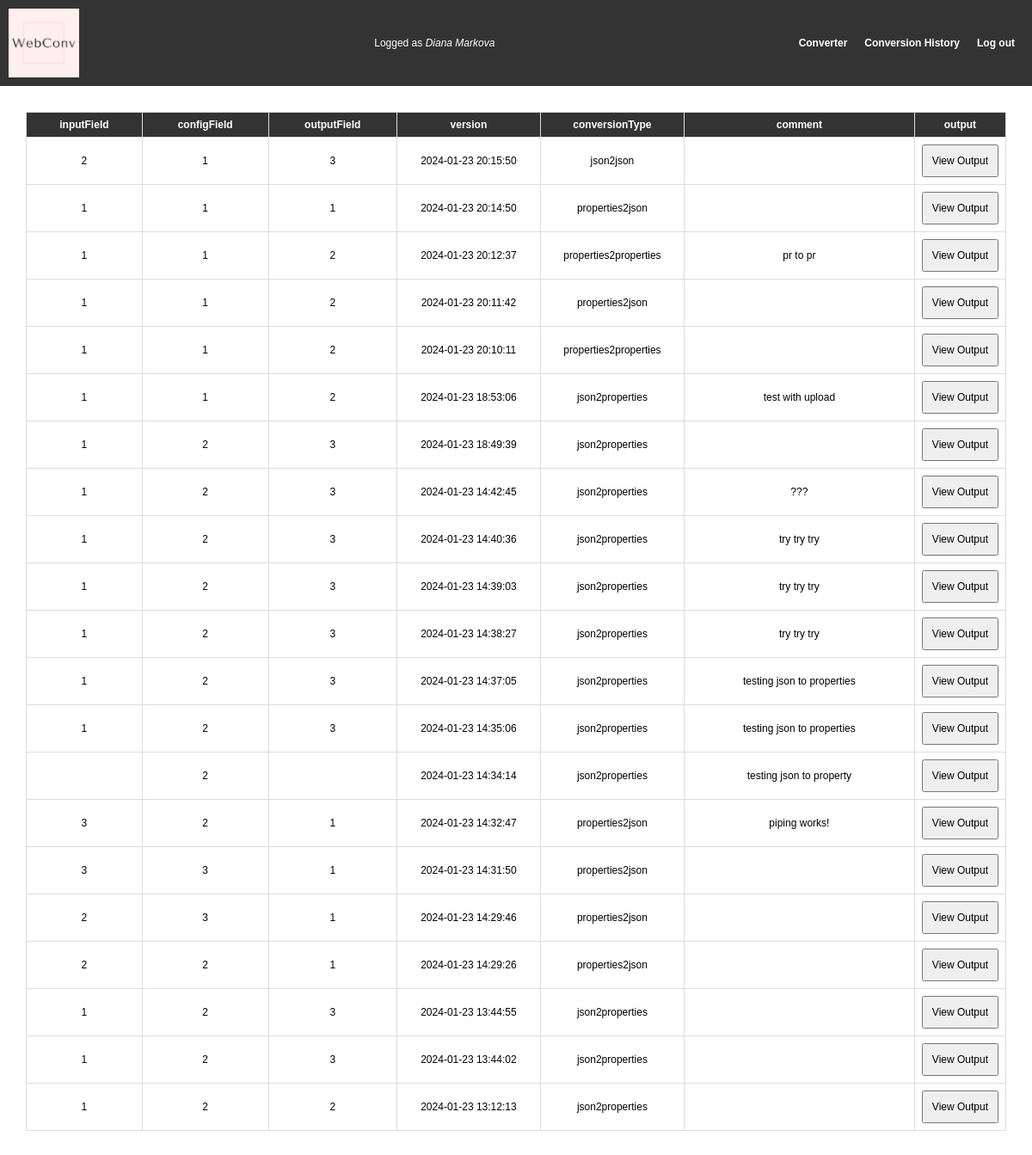
Screenshot of /src/profile_history.php (signed in) with the database file from the repository.
### tables this page shows
CREATE TABLE `ProfileHistory` (
  `username` varchar(200) NOT NULL,
  `inputField` int(11) DEFAULT NULL,
  `configField` int(11) DEFAULT NULL,
  `outputField` int(11) DEFAULT NULL,
  `version` datetime NOT NULL,
  `conversionType` varchar(50) DEFAULT NULL CHECK (`conversionType` in ('json2json','json2properties','properties2json','properties2properties')),
  `comment` varchar(500) DEFAULT NULL,
  `output` mediumtext DEFAULT NULL
);

### classes/db_handler.php (called while the page is built, shortened)
<?php
class Dbh {
    protected $connection;
    public function __construct() {
        $config = parse_ini_file('../config/config.ini', true);
        $host = $config['db']['host'];
        $db = $config['db']['db_name'];
        $user = $config['db']['user'];
        $password = $config['db']['password'];
        $type = $config['db']['db_type'];
        try {
            $this->connection = new PDO("$type:host=$host;dbname=$db", $user, $password,
                array(PDO::MYSQL_ATTR_INIT_COMMAND => "SET NAMES utf8"));
        } catch(PDOException $e) {
            echo "Connection failed: " . $e->getMessage();
        }
    }
    public function getConnection() {
        return $this->connection;
    }
}
?>

### classes/user.php (called while the page is built, shortened)
<?php
require_once 'db_handler.php';
class User {
    private $username;
    private $database;
    public function __construct($username="", $name="", $pwd="", $email="") {
        $this->username = $username;
        $this->database = new Dbh();
    }
    public function historyUserQuery() {
        try {
            $sql = "SELECT * FROM ProfileHistory WHERE username=:username ORDER BY version DESC";
            $stmt = $this->database->getConnection()->prepare($sql);
            $stmt->execute(["username" => $this->username]);
            $data = $stmt->fetchAll(PDO::FETCH_ASSOC);
            return ["success" => true, "data" => $data];
        } catch(PDOException $e) {
            return ["success" => false, "error" => $e->getMessage()];
        }
    }
}
?>

### src/profile_history.php (the view, shortened to what this page needs)
<?php
require_once ("./header_logged.php");
require_once("../classes/user.php");
$user = new User($_SESSION["username"]);
$profile_data = $user->historyUserQuery();
$columns = ["inputField", "configField", "outputField", "version",
            "conversionType", "comment", "output"];
if(!$profile_data["success"]) {
    header("Location: ./profile.php");
} else {
    $resultArray = $profile_data["data"];
    echo "<table>";
    echo "<tr>";
    foreach ($columns as $header) {
        echo "<th><strong>$header</strong></th>";
    }
    echo "</tr>";
    foreach ($resultArray as $row) {
        echo "<form method='post' action='./view_output.php'>";
        echo "<tr>";
        foreach ($columns as $header) {
            if ($header == "output") {
                echo "<input type='hidden' name='version' value='" . $row['version'] . "' />";
            } else {
                echo "<td>" . $row[$header] . "</td>";
            }
        }
        echo "<td><input type='submit' value='View Output'></td>";
        echo "</tr>";
        echo "</form>";
    }
    echo "</table>";
}
require_once("./footer.php");
?>

### src/header_logged.php (shortened to what this page needs)
<!DOCTYPE html>
<html lang="en">
<head>
    <link rel="stylesheet" href="../css/reset.css">
    <link rel="stylesheet" href="../css/styles.css">
</head>
<body>
    <nav>
        <div class="wrapper">
            <a href="./profile.php"><img src="../images/logo.png" alt="logo"></a>
           <?php
            echo('<ul><li>' . 'Logged as <i>' . $_SESSION['name'] . '</i></li></ul>');
            ?>
            <ul>
                <li><a href="../src/profile.php"><strong>Converter</strong></a></li>
                <li><a href="../src/profile_history.php"><strong>Conversion History</strong></a></li>
                <li><a href="../includes/logout.inc.php"><strong>Log out</strong></a></li>
            </ul>
        </div>
    </nav>
    <div class="wrapper">

### src/footer.php (shortened to what this page needs)
    </div>
</body>
</html>

### css/styles.css (style rules this page uses)
body { margin: 0; padding: 0; font-family: Arial, sans-serif; font-size: 1vw; }
nav { background-color: #333; color: white; }
.wrapper { max-width: 1200px; margin: 0 auto; padding: 10px; display: flex; justify-content: space-between; align-items: center; }
i { font-style: italic; }
nav img { height: 80px; width: auto; }
nav a { text-decoration: none; color: white; display: flex; align-items: center; }
nav ul { list-style: none; display: flex; margin: 0; padding: 0; }
nav li { margin: 0 10px; }
strong { font-weight: bold; }
form { display: flex; flex-direction: column; }
div { margin-bottom: 15px; }
input { padding: 10px; width: 100%; box-sizing: border-box; font-size: 1vw; }
table { border-collapse: collapse; width: 50%; margin: 20px; }
table, th, td { border: 1px solid #ddd; }
th, td { padding: 8px; text-align: left; }
th { color: white; background-color: #333; }
th:nth-child(4), td:nth-child(4) { width: 150px; }
th:nth-child(5), td:nth-child(5) { width: 150px; }
th:nth-child(7), td:nth-child(7) { width: 60px; }
table { border-collapse: collapse; width: 100%; }
th, td { border: 1px solid #ddd; padding: 8px; text-align: center; }

### rows the page displays
profilehistory: inputField "2", configField "1", outputField "3", version "2024-01-23 20:15:50", conversionType "json2json"
profilehistory: inputField "1", configField "1", outputField "1", version "2024-01-23 20:14:50", conversionType "properties2json"
profilehistory: inputField "1", configField "1", outputField "2", version "2024-01-23 20:12:37", conversionType "properties2properties", comment "pr to pr"
profilehistory: inputField "1", configField "1", outputField "2", version "2024-01-23 20:11:42", conversionType "properties2json"
profilehistory: inputField "1", configField "1", outputField "2", version "2024-01-23 20:10:11", conversionType "properties2properties"
profilehistory: inputField "1", configField "1", outputField "2", version "2024-01-23 18:53:06", conversionType "json2properties", comment "test with upload"
profilehistory: inputField "1", configField "2", outputField "3", version "2024-01-23 18:49:39", conversionType "json2properties"
profilehistory: inputField "1", configField "2", outputField "3", version "2024-01-23 14:42:45", conversionType "json2properties", comment "???"
profilehistory: inputField "1", configField "2", outputField "3", version "2024-01-23 14:40:36", conversionType "json2properties", comment "try try try"
profilehistory: inputField "1", configField "2", outputField "3", version "2024-01-23 14:39:03", conversionType "json2properties", comment "try try try"
profilehistory: inputField "1", configField "2", outputField "3", version "2024-01-23 14:38:27", conversionType "json2properties", comment "try try try"
profilehistory: inputField "1", configField "2", outputField "3", version "2024-01-23 14:37:05", conversionType "json2properties", comment "testing json to properties"
profilehistory: inputField "1", configField "2", outputField "3", version "2024-01-23 14:35:06", conversionType "json2properties", comment "testing json to properties"
profilehistory: configField "2", version "2024-01-23 14:34:14", conversionType "json2properties", comment "testing json to property"
profilehistory: inputField "3", configField "2", outputField "1", version "2024-01-23 14:32:47", conversionType "properties2json", comment "piping works!"
profilehistory: inputField "3", configField "3", outputField "1", version "2024-01-23 14:31:50", conversionType "properties2json"
profilehistory: inputField "2", configField "3", outputField "1", version "2024-01-23 14:29:46", conversionType "properties2json"
profilehistory: inputField "2", configField "2", outputField "1", version "2024-01-23 14:29:26", conversionType "properties2json"
profilehistory: inputField "1", configField "2", outputField "3", version "2024-01-23 13:44:55", conversionType "json2properties"
profilehistory: inputField "1", configField "2", outputField "3", version "2024-01-23 13:44:02", conversionType "json2properties"
profilehistory: inputField "1", configField "2", outputField "2", version "2024-01-23 13:12:13", conversionType "json2properties"

### other values shown
$_SESSION['name'] "Diana Markova"
$header "inputField"
$header "configField"
$header "outputField"
$header "version"
$header "conversionType"
$header "comment"
$header "output"
